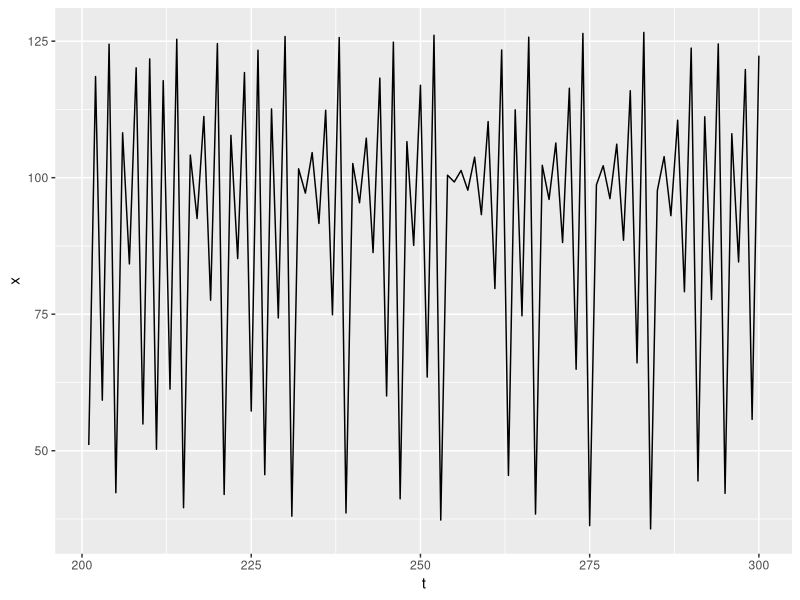

This chart was generated by the following R code: (Note: a time limit stopped this script after it produced the figure.)
## ---- chunk 1
knitr::opts_chunk$set(cache=TRUE)
## ---- chunk 2
library(tidyverse)
## ---- chunk 3

logistic <- function(x, r = 1, K = 100){
  x + r * x * (1 - x / K)
}
## ---- chunk 4

simulate <- function(r, f = logistic){
  Tmax <-  300
  x0 <- 10
  df <- tibble(x = x0, t = 0)
  
  for(t in 1:Tmax){
    
    x_t <- df[t,"x"][[1]]
    x_t1 <- f(x_t, r)
    
    df <- bind_rows(df,
                    tibble(x = x_t1, t = t))
  }
  ## Let's discard the early points in the time series so we get the long-term behavior.
  df %>% filter(t > 200)
}

simulate(2.7) %>%  ggplot(aes(t, x)) + geom_line()
## ---- chunk 5
r_values <- seq(1.1, 3, length.out =  400)
sim_results <- tibble(x = 100, t = 0, r_value = 1.1)
for (r in r_values){
  
  tmp <- simulate(r)
  tmp$r_value <- r
  sim_results <- bind_rows(sim_results,
                           tmp
                          )
  
}

sim_results %>% ggplot(aes(r_value, x)) + geom_point(size=.1)
